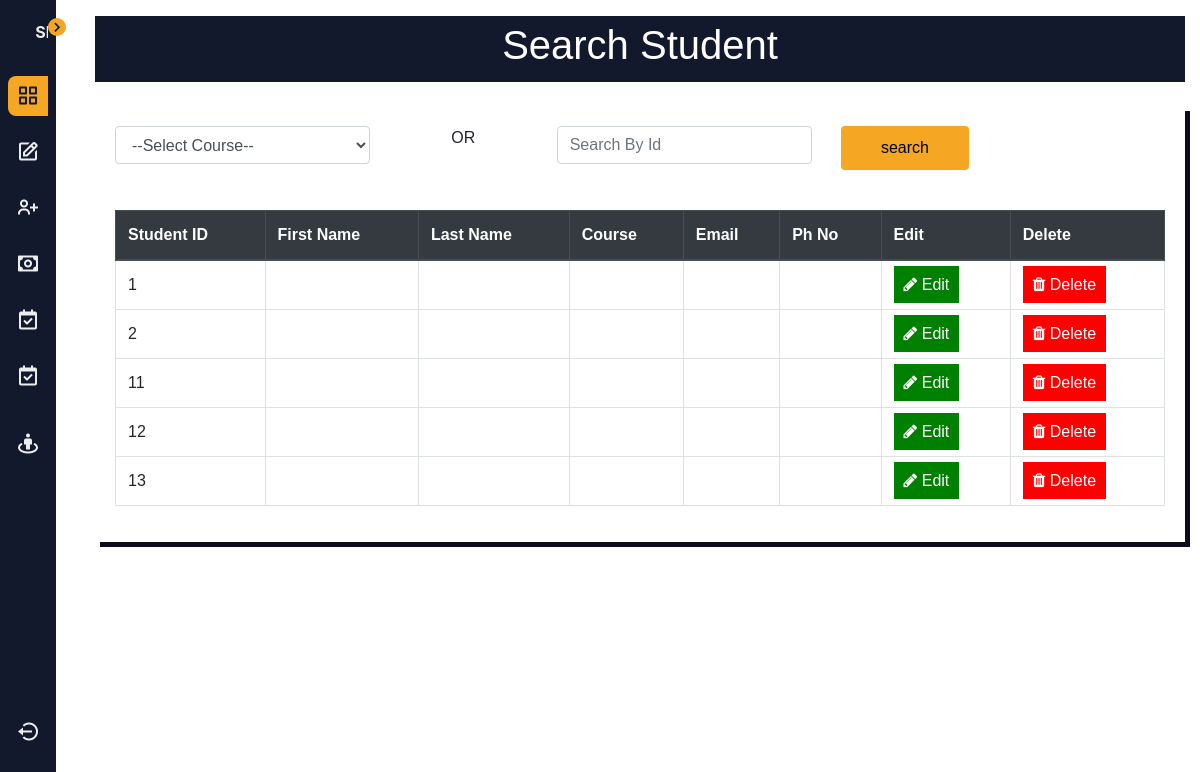
The page /admin/view_student.php on the database its author committed.
### tables this page shows
CREATE TABLE `students` (
  `student_id` int(5) NOT NULL,
  `s_Name` varchar(20) NOT NULL,
  `s_Rollno` bigint(15) NOT NULL,
  `s_DOB` date NOT NULL,
  `total_fees` int(10) NOT NULL
);

### admin/view_student.php (the view, shortened to what this page needs)
<?php
include "admin_dashboard.php";
?>
<!DOCTYPE html>
<html>
<head>
	<link rel="stylesheet" href="https://cdn.jsdelivr.net/npm/bootstrap@4.5.3/dist/css/bootstrap.min.css">
<link rel="stylesheet" href="../css/admission.css">
<link rel="stylesheet" href="../css/fees.css">
<link rel="stylesheet" href="../css/student.css">
<link rel="stylesheet" href="https://stackpath.bootstrapcdn.com/font-awesome/4.7.0/css/font-awesome.min.css
">
</head>
<body>
<center>
<div class="container">
     <div class="container-head">
         <div class="title">
         <center><h1>Search Student</h1></center>
         </div>
     </div>
     <br>
     <div class="container-body">
        <form action="" method="POST">
          <div class="form-row">
              <div class="form-group col-md-3">
                    <div>
                          <select class="form-control" name="COURSEOPTION">
                            <option >--Select Course--</option>
                          </select>
                      </div>
              </div>
              <div class="form-group col-md-2">
                OR
              </div>
              <div class="form-group col-md-3">
                <input type="text" class="form-control" id="inputEmail4" name="STUDENTID" placeholder="Search By Id">
              </div>
              <div class="form-group  col-md-2">
                    <center>
                      <input  type="submit"  name="search" Value="search" class="btn btn-primary ">
                    </center>
              </div>
          </div>
          <br>
          <table class="table table-bordered">
            <thead class="thead-dark">
              <tr>
                <th scope="col">Student ID</th>
                <th scope="col">First Name</th>
                <th scope="col">Last Name</th>
                <th scope="col">Course</th>
                <th scope="col">Email</th>
                <th scope="col">Ph No</th>
                <th scope="col">Edit</th>
                <th scope="col">Delete</th>
              </tr>
            </thead>
            <tbody>
            <?php
	$con=mysqli_connect("localhost","root","","tution_management");
    if (isset($_POST['search'])) {
      $STUDENTID=$_POST['STUDENTID'];
    $COURSEOPTION=$_POST['COURSEOPTION'];
    $query="SELECT * FROM students WHERE student_id='$STUDENTID' or course='$COURSEOPTION' ";
    }
    else{
      $query="SELECT * FROM students ";
           }
		$query_run=mysqli_query($con,$query) or die(mysqli_error($con));
		while ($row=mysqli_fetch_array($query_run)) {
			?>
			<tr>
		<td><?php echo $row['student_id'];?></td>
		<td><?php echo $row['first_name'];?></td>
		<td><?php echo $row['last_name'];?></td>
    <td><?php echo $row['course'];?></td>
    <td><?php echo $row['email'];?></td>
		<td><?php echo $row['ph_no'];?></td>
		<td><a href="edit_student.php?student_id=<?php echo $row['student_id']; ?>" class="edit"> <i class="fa fa-pencil "></i>&nbsp;Edit</a></td>
		<td><a href="delete_student.php?student_id=<?php echo $row['student_id']; ?>" class="delete"> <i class="fa fa-trash "></i>&nbsp;Delete</a></td>
		</tr>
		<?php
		}
	?>
            </tbody>
          </table>
     </div>
   </div>
</center>
</body>
</html>

### Sidebar/style.css (style rules this page uses)
:root { --first-color: #12192C; --second-color: #F5A623; --white-color: #EDEDED; }
:root { --body-font: 'Quicksand', sans-serif; --small-font-size: 0.875rem; }
@media screen and (min-width: 768px) { :root { --small-font-size: 0.938rem; } }
:root { --z-back: -10; --z-normal: 1; --z-tooltip: 10; --z-fixed: 100; --z-modal: 1000; }
body { position: relative; margin: 0; padding: 1rem 0 0 5rem; font-family: var(--body-font); background-color: var(--white-color); -webkit-transition: .5s; transition: .5s; }
h1 { margin: 0; }
a { text-decoration: none; }

### css/admission.css (style rules this page uses)
.title { font-size: 28px; font-family: 'Gill Sans', 'Gill Sans MT', Calibri, 'Trebuchet MS', sans-serif; }

### css/fees.css (style rules this page uses)
* { margin: 0; padding: 0; }
.container-head { background-color: #12192C; color: #ffffff; padding: 5px; width: 100%; }
.container-body { background-color: rgb(255, 255, 255); box-shadow: 5px 5px rgb(12, 12, 29); padding: 20px; font-size: 22px rgb(12, 12, 29); font-family: 'Franklin Gothic Medium', 'Arial Narrow', Arial, sans-serif; font-weight: 400; }
.container-body .btn { padding: 10px 40px; color: #000; font-size: 22px rgb(12, 12, 29); font-family: 'Franklin Gothic Medium', 'Arial Narrow', Arial, sans-serif; background-color: #F5A623; border: #F5A623; }

### css/student.css (style rules this page uses)
.edit { background-color: green; color: #ffffff; padding: 10px 10px; text-decoration: none; }
.delete { background-color: red; color: #ffffff; padding: 10px 10px; text-decoration: none; }

### rows shown on the page
students: student_id "1"
students: student_id "2"
students: student_id "11"
students: student_id "12"
students: student_id "13"
